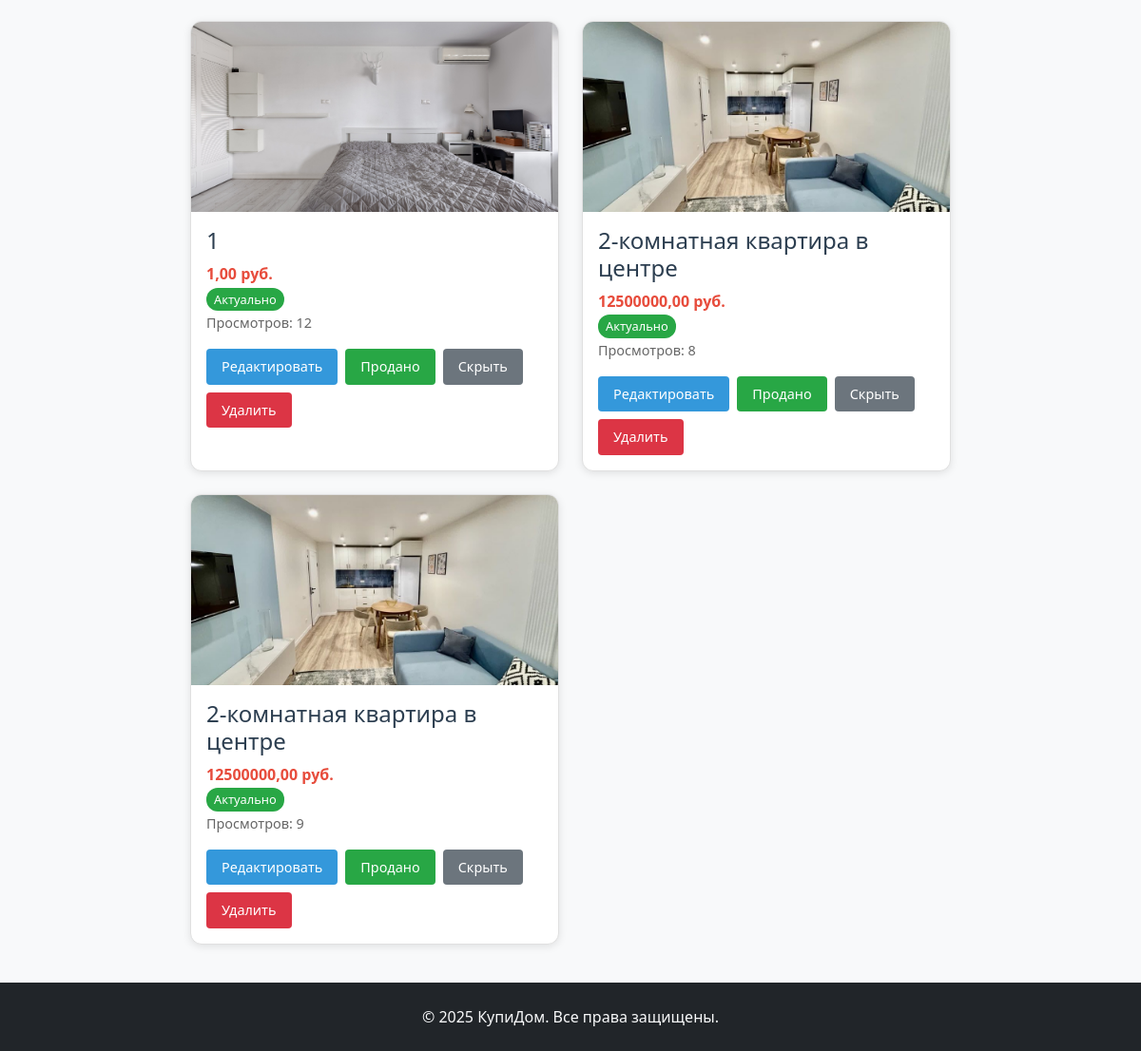
Page /profile/ (signed in, lower part) on the earlier database version.
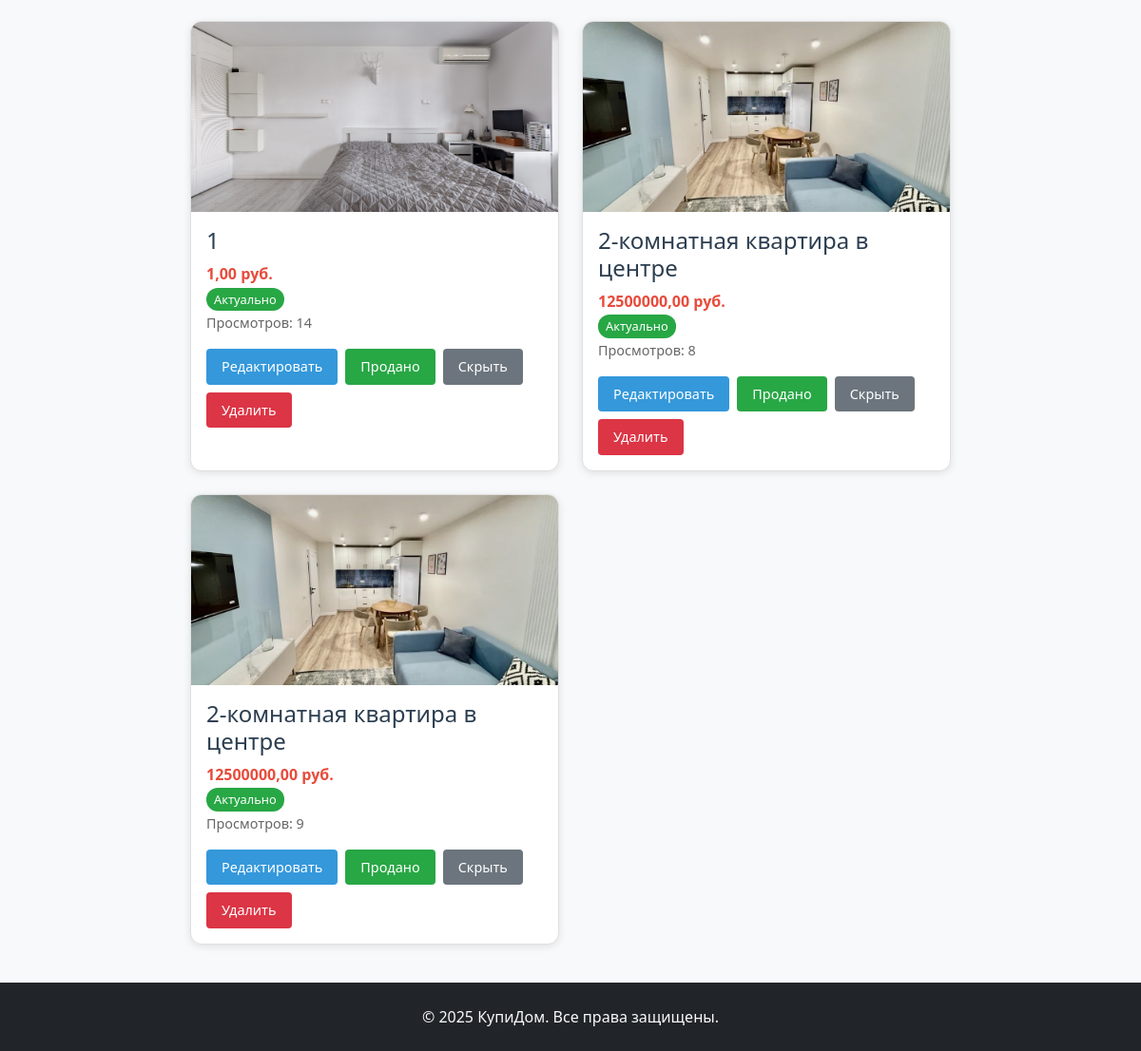
Same page on the later database version.
### realty/models.py (models this page shows, shortened)
class Property(models.Model):
    STATUS_CHOICES = (
        ('active', 'Актуально'),
        ('sold', 'Продано'),
        ('hidden', 'Скрыто'),
    )
    PROPERTY_TYPES = (
        ('apartment', 'Квартира'),
        ('house', 'Дом'),
        ('land', 'Земельный участок'),
        ('commercial', 'Коммерческая недвижимость'),
    )
    title = models.CharField('Название', max_length=200)
    description = models.TextField('Описание')
    price = models.DecimalField('Цена', max_digits=12, decimal_places=2)
    property_type = models.CharField('Тип недвижимости', max_length=20, choices=PROPERTY_TYPES)
    area = models.FloatField('Площадь (кв.м)')
    rooms = models.IntegerField('Количество комнат', blank=True, null=True)
    location = models.CharField('Местоположение', max_length=300)
    created_by = models.ForeignKey(CustomUser, on_delete=models.CASCADE, related_name='properties')
    status = models.CharField('Статус', max_length=10, choices=STATUS_CHOICES, default='active')
    views = models.IntegerField('Просмотры', default=0)
    created_at = models.DateTimeField(auto_now_add=True)
    updated_at = models.DateTimeField(auto_now=True)
    class Meta:
        verbose_name = 'Объект недвижимости'
        verbose_name_plural = 'Объекты недвижимости'
        ordering = ['-created_at']

class PropertyImage(models.Model):
    property = models.ForeignKey(Property, on_delete=models.CASCADE, related_name='images')
    image = models.ImageField('Изображение', upload_to='property_images/')
    is_main = models.BooleanField('Основное изображение', default=False)

### realty/views.py (the view)
# urls.py: path('profile/', views.profile_update, name='profile'),
@login_required
def profile_update(request):
    if request.method == 'POST':
        form = ProfileUpdateForm(request.POST, request.FILES, instance=request.user)
        if form.is_valid():
            form.save()
            if request.headers.get('x-requested-with') == 'XMLHttpRequest':
                return JsonResponse({'success': True})
            return redirect('profile')
        else:
            if request.headers.get('x-requested-with') == 'XMLHttpRequest':
                errors = {}
                for field, error_list in form.errors.items():
                    errors[field] = [{'message': error} for error in error_list]
                return JsonResponse({'success': False, 'errors': errors})
    else:
        form = ProfileUpdateForm(instance=request.user)
    user_properties = Property.objects.filter(created_by=request.user)
    return render(request, 'realty/profile.html', {
        'form': form,
        'properties': user_properties
    })

### realty/templates/realty/profile.html (shortened to what the changed rows need)
{% extends 'realty/base.html' %}
{% block content %}
<div style="max-width: 800px; margin: 0 auto;">
    <div style="margin-top: 3rem;">
        {% if properties %}
        <div class="property-grid">
            {% for property in properties %}
            <div class="property-card">
                {% with main_image=property.images.first %}
                    {% if main_image %}
                    <img src="{{ main_image.image.url }}" alt="{{ property.title }}" style="width: 100%; height: 200px; object-fit: cover; border-radius: 8px 8px 0 0;">
                    {% else %}
                    <div class="no-image" style="height: 200px; display: flex; align-items: center; justify-content: center; background: #f8f9fa; border-radius: 8px 8px 0 0;">
                        Нет изображения
                    </div>
                    {% endif %}
                {% endwith %}
                <div style="padding: 1rem;">
                    <h4 style="margin: 0 0 0.5rem 0;">
                        <a href="{% url 'property_detail' property.pk %}" style="color: #2c3e50; text-decoration: none;">{{ property.title }}</a>
                    </h4>
                    <p style="margin: 0.25rem 0; color: #e74c3c; font-weight: bold;">{{ property.price }} руб.</p>
                    <p style="margin: 0.25rem 0; font-size: 0.9rem;">
                        <span style="background: {% if property.status == 'active' %}#28a745{% elif property.status == 'sold' %}#dc3545{% else %}#6c757d{% endif %}; color: white; padding: 0.2rem 0.5rem; border-radius: 12px; font-size: 0.8rem;">
                            {{ property.get_status_display }}
                        </span>
                    </p>
                    <p style="margin: 0.25rem 0; font-size: 0.9rem; color: #666;">Просмотров: {{ property.views }}</p>
                    <div style="margin-top: 1rem; display: flex; gap: 0.5rem; flex-wrap: wrap;">
                        <a href="{% url 'property_edit' property.pk %}" class="btn" style="padding: 0.5rem 1rem; font-size: 0.9rem;">Редактировать</a>
                        {% if property.status == 'active' %}
                        <form method="post" action="{% url 'property_mark_sold' property.pk %}" style="display: inline;">
                            <button type="submit" class="btn" style="background: #28a745; padding: 0.5rem 1rem; font-size: 0.9rem;">Продано</button>
                        </form>
                        <form method="post" action="{% url 'property_hide' property.pk %}" style="display: inline;">
                            <button type="submit" class="btn" style="background: #6c757d; padding: 0.5rem 1rem; font-size: 0.9rem;">Скрыть</button>
                        </form>
                        {% elif property.status == 'sold' %}
                        <form method="post" action="{% url 'property_reactivate' property.pk %}" style="display: inline;">
                            {% csrf_token %}
                            <button type="submit" class="btn" style="background: #17a2b8; padding: 0.5rem 1rem; font-size: 0.9rem;">Вернуть в активные</button>
                        </form>
                        {% elif property.status == 'hidden' %}
                        <form method="post" action="{% url 'property_reactivate' property.pk %}" style="display: inline;">
                            {% csrf_token %}
                            <button type="submit" class="btn" style="background: #17a2b8; padding: 0.5rem 1rem; font-size: 0.9rem;">Активировать</button>
                        </form>
                        {% endif %}
                        <form method="post" action="{% url 'property_delete' property.pk %}" style="display: inline;"
                              onsubmit="return confirm('Вы уверены, что хотите удалить этот объект?');">
                            <button type="submit" class="btn" style="background: #dc3545; padding: 0.5rem 1rem; font-size: 0.9rem;">Удалить</button>
                        </form>
                    </div>
                </div>
            </div>
            {% endfor %}
        </div>
        {% else %}
        <div class="text-center py-5" style="background: #f8f9fa; border-radius: 8px;">
            <h4 style="color: #6c757d;">У вас пока нет объектов недвижимости</h4>
            <p class="text-muted">Добавьте первый объект, чтобы начать продавать</p>
            <a href="{% url 'property_create' %}" class="btn">Добавить объект</a>
        </div>
        {% endif %}
    </div>
</div>
{% endblock %}

Differences in the rows shown:
changed Property (number 1 of 3 on the later page): views "12" → "14"
